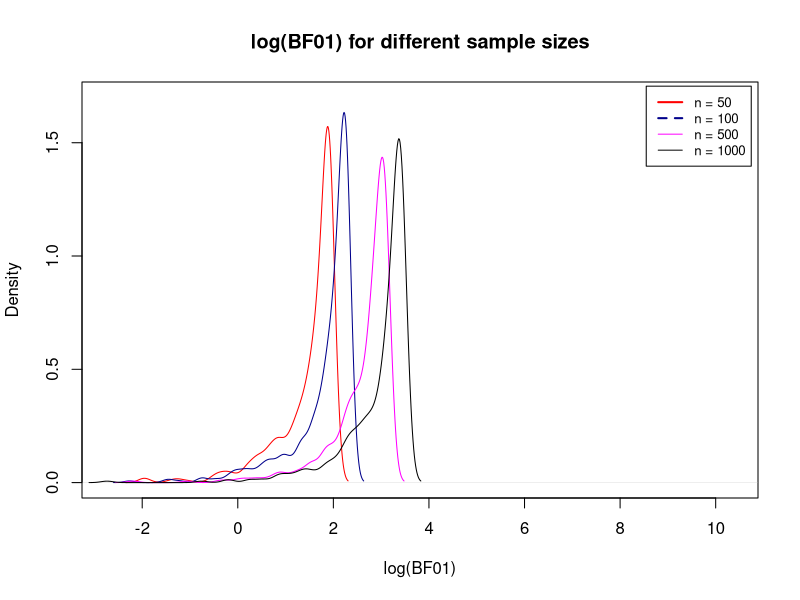
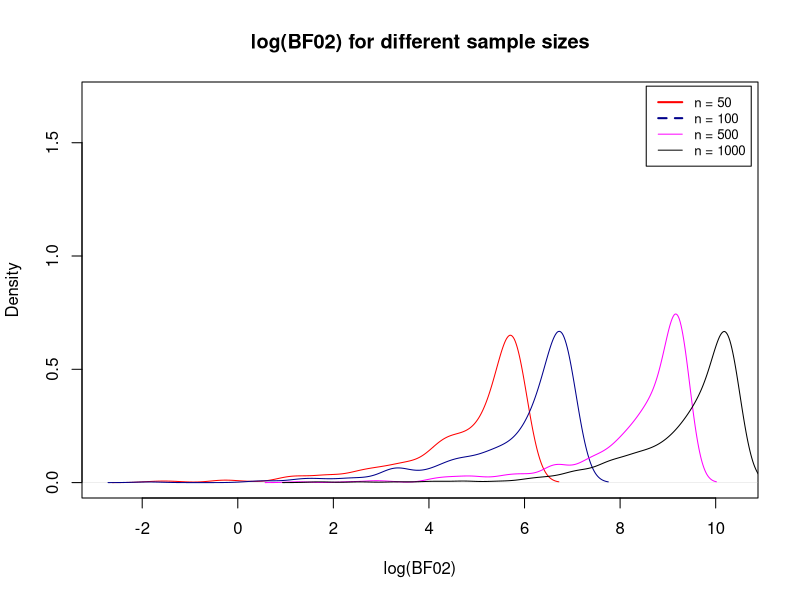

Write the R code that produced these figures, in order. (Note: a time limit stopped this script after it produced the figures.)
#### Title: Bayesian Variable Selection for linear and Nonlinear Model
#### Author: Afra Kilic
#### Created: August, 2023

#########################################################################################
######                 BAYES FACTOR CONSISTENCY SIMULATION                          #####
#########################################################################################


#libraries 
library(mgcv)

##########################################################################################
                              #NULL MODEL TEST
##########################################################################################


null_model_test <- function(n = 100, sigma2 = 0.1){ #default n=100 and sigma2=0.1
  
  output_mat_null <- matrix(NA, nrow = 500, ncol = 2)
  colnames(output_mat_null) <- c("B01", "BF02")
  
  for (j in 1:500){ #for 500 different datasets 
    data <- as.data.frame(cbind("y" = rnorm(n, 1, sigma2),#data generation 
                                "x1" = rnorm(n, 0, 0.5)))
    
    #model fit
    null_model <- lm(y ~ 1, data = data)
    linear_model <- lm(y ~  1 + .,data = data)
    non_linear_model <- gam(y~ 1 + s(x1, k=4), data = data)
    
    #BIC calculation 
    bic_null <- (-2) * head(logLik(null_model)) +  attr(logLik(null_model), "df")* log(n) #H0 
    bic_lin <- (-2) * head(logLik(linear_model)) +  attr(logLik(linear_model), "df")* log(n) #H1
    bic_nonl <- (-2) * head(logLik(non_linear_model)) +  (attr(logLik(linear_model), "df") + 2) * log(n) #H2
    
    
    B01 <- log(exp((bic_lin - bic_null) /2)) #null against the linear
    BF02 <- log(exp((bic_nonl - bic_null) /2)) #null against the nonlinear model 
    
    output_mat_null[j, 1] <- B01
    output_mat_null[j, 2] <- BF02
  }
  
  return(output_mat_null)
}  


##########################################################################################

#Sample Sizes

n_sizes <- c(50, 100, 500, 1000) #sample sizes 
null_samp <- matrix(NA, nrow = 500, ncol = 8)  #matrix for the results 
colnames(null_samp) <- c("B01_50","BF02_50", "B01_100", "BF02_100", 
                         "B01_500", "BF02_500", "B01_1000", "BF02_1000")
for (i in 1:4){
  null_samp[,c((i + i-1), (2*i))] <- null_model_test(n=n_sizes[i])
}


#PLots 
plot(density(null_samp[,1]), 
     xlim = c(min(null_samp), max(null_samp)), ylim=c(0, 1.7),
     main = "log(BF01) for different sample sizes", col = "red",
     xlab = "log(BF01)")
lines(density(null_samp[,3]), col = "darkblue")
lines(density(null_samp[,5]), col = "magenta")
lines(density(null_samp[,7]))
legend("topright", col = c("red", "darkblue", "magenta", "black"), cex=.80,
       lty=c(1,2,1,1),lwd=c(2,2,1,1), inset=.01,
       legend = c("n = 50", "n = 100", "n = 500", "n = 1000"))


plot(density(null_samp[,2]),
     xlim = c(min(null_samp), max(null_samp)), ylim=c(0, 1.7),
     main = "log(BF02) for different sample sizes", col = "red",
     xlab = "log(BF02)")
lines(density(null_samp[,4]), col = "darkblue")
lines(density(null_samp[,6]), col = "magenta")
lines(density(null_samp[,8]))
legend("topright", col = c("red", "darkblue", "magenta", "black"), cex=.80,
       lty=c(1,2,1,1),lwd=c(2,2,1,1), inset=.01,
       legend = c("n = 50", "n = 100", "n = 500", "n = 1000"))



##########################################################################################

#Sigma 

sigma2 <- c(seq(from = 0.01,  to = 1, length.out = 10)) #sigma2 sequence

null_sigma <- matrix(NA, nrow = 500, ncol = 20) #matrix for the results 
colnames(null_sigma) <- c("B01, s2=0.01", "BF02, s2=0.01",
                          "B01, s2=0.12", "BF02, s2=0.12",
                          "B01, s2=0.23", "BF02, s2=0.23",
                          "B01, s2=0.34", "BF02, s2=0.34",
                          "B01, s2=0.45", "BF02, s2=0.45",
                          "B01, s2=0.56", "BF02, s2=0.56",
                          "B01, s2=0.67", "BF02, s2=0.67",
                          "B01, s2=0.78", "BF02, s2=0.78",
                          "B01, s2=0.89", "BF02, s2=0.89",
                          "B01, s2=1.00", "BF02, s2=1.00")
for (i in 1:10){
  null_sigma[, c((i + i-1), (2*i))] <- null_model_test(sigma2 = sigma2[i])
}

plot(x = sigma2, y=colMeans(null_sigma[,c(1, 3, 5, 7, 9, 11, 13, 15, 17, 19)]),
     type = "l", col="red", xlab = "sigma2", ylab = "log(B01)",  
     main = "log(BF01) for different sigma2")

plot(x = sigma2, y=colMeans(null_sigma[,c(2, 4, 6, 8, 10, 12, 14, 16, 18, 20)]),
     type = "l", col="blue", xlab = "sigma2", ylab = "log(BF02)",
     main = "log(BF02) for different sigma2")

##########################################################################################
                                  #LINEAR MODEL TEST
##########################################################################################

linear_model_test <- function(beta = 1.5, n = 100, sigma2 = 0.1){
  BF01s <- c(rep(NA, 500))
  for (j in 1:500){
    error <- rnorm(n,sd=sqrt(sigma2))
    x1 = rnorm(n, 0, 0.5)
    y <- beta*x1 + error
    data <- as.data.frame(cbind(y, x1))
    
    #model fit
    linear_model <- lm(y ~ 1 + x1, data = data) #H0 
    non_linear_model <- gam(y~ 1 + s(x1, k=4), data = data) #H1
    
    #BIC calculation 
    bic_lin <- (-2) * head(logLik(linear_model)) + 3* log(n) #H0
    bic_nonl <- (-2) * head(logLik(non_linear_model)) +  5 * log(n) #H1
    
    logLik(linear_model);logLik(non_linear_model)
    
    BF01 <- log(exp((bic_nonl - bic_lin) /2)) #BF_{linear against nonlinear} higher values indicates more evidence for the linear model
    BF01s[j] <- BF01}
  
  return(BF01s)
}

##########################################################################################

#Sample Size
linear_samp <- matrix(NA, nrow = 500, ncol = 4) #matrix for the results  
colnames(linear_samp) <- c("BF01_50","BF01_100", "BF01_500", "BF01_1000")

for (i in 1:4){
  linear_samp[,i] <- linear_model_test(n = n_sizes[i])
}

##########################################################################################

#Effect Size (beta)
betas <- seq(-3, 3, length.out = 10) #beta sequence

linear_beta <- matrix(NA, nrow=500, ncol=10) #matrix for the results 
for (i in 1:10){
  linear_beta[,i] <- linear_model_test(beta = betas[i])
}

plot(y=colMeans(linear_beta), x=betas, type="l", ylab="log(BF01)", xlab="beta", main="log(BF01) across Beta values")


##########################################################################################

#Error Rate (sigma)
sigma2 <- c(seq(from = 0.01,  to = 1, length.out = 10)) #sigma2

linear_sigma <- matrix(NA, nrow=500, ncol=10)
colnames(linear_sigma) <- as.character(sigma2)
for (i in 1:10){
  linear_sigma[,i] <- linear_model_test(sigma2 = sigma2[i])
}

plot(y=colMeans(linear_sigma), x=sigma2, type = "l", xlab="sigma2", ylab="log(BF01)", main="log(BF01) across sigma2 values")


##########################################################################################
                                  #NONLINEAR MODEL TEST
##########################################################################################
non_linear_test <- function(beta = 1.5, sigma2 = 0.1, n= 100){
  #default beta= 1, n=100 and sigma2=0.5
  output_mat_nonl <- matrix(NA, nrow = 500, ncol = 6)
  colnames(output_mat_nonl) <- c("BF01_lin", "BF01_log", "BF01_exp", "BF01_quad", "BF01_sine", "BF01_norm")
  for (j in 1:500){
    
    x1 = rnorm(n, 0, 0.5)
    error <- rnorm(n,sd=sqrt(sigma2)) #error terms
    y_lin <- beta*x1 + error  #linear 
    y_log <- beta*log(x1) + error #logarithmic
    y_exp <- beta*exp(x1) + error #exponential
    y_quad <- beta*x1^4 + error #quadratic
    y_sine <- beta*sin(x1/3) + error #sine
    y_norm <- beta*dnorm(x1)*x1 + error #a nonlinear model
    data <- as.data.frame(cbind(y_lin, y_log, y_exp, y_quad, y_sine, y_norm, x1))
    
    #################################################################################
    
    #Model fits
    
    #linear
    linear_model_lin <- lm(y_lin ~ 1 + x1, data=data)
    non_linear_model_lin <- gam(y_lin ~ 1 + s(x1, k= 4), data=data)
    non_linear_model_lin$edf
    #logarithmic
    linear_model_log <- lm(y_log ~ 1 + x1, data = data)
    non_linear_model_log <- gam(y_log ~ 1 + s(x1, k=4), data=data)
    
    #exponential
    linear_model_exp <- lm(y_exp ~ 1 + x1, data = data)
    non_linear_model_exp <- gam(y_exp ~ 1 + s(x1, k=4), data=data)
    
    #quadratic
    linear_model_quad <- lm(y_quad ~ 1 + x1, data = data)
    non_linear_model_quad <- gam(y_quad ~ 1 +  s(x1, k=4), data=data)
    
    #sine
    linear_model_sine <- lm(y_log ~ 1 + x1, data = data)
    non_linear_model_sine <- gam(y_log~ 1 + s(x1, k=4), data=data)
    
    #a-nonlinear
    linear_model_norm <- lm(y_log ~ 1 + x1, data = data)
    non_linear_model_norm <- gam(y_log~ 1 + s(x1, k=4), data=data)
    
    #################################################################################
    
    #BIC calculations
    
    #linear
    bic_lin <- (-2) * head(logLik(linear_model_lin)) + 3*log(n) #H0
    bic_nonl <- (-2) * head(logLik(non_linear_model_lin)) + 5*log(n) #H1
    BF01_lin <- log(exp((bic_nonl - bic_lin) /2))
    output_mat_nonl[j,1] <- BF01_lin
    
    #logarithmic
    bic_lin_log <- (-2) * head(logLik(linear_model_log)) +  3*log(n) #H0
    bic_nonl_log <- (-2) * head(logLik(non_linear_model_log)) + 5*log(n) #H1
    BF01_log <- log(exp((bic_nonl_log - bic_lin_log) /2))
    output_mat_nonl[j,2] <- BF01_log
    
    #exponential 
    bic_lin_exp <- (-2) * head(logLik(linear_model_exp)) +  3*log(n) #H0
    bic_nonl_exp <- (-2) * head(logLik(non_linear_model_exp)) +  5*log(n) #H1
    BF01_exp <- log(exp((bic_nonl_exp - bic_lin_exp) /2))
    output_mat_nonl[j,3] <- BF01_exp
    
    #quadratic
    bic_lin_quad <- (-2) * head(logLik(linear_model_quad)) +  3*log(n) #H0
    bic_nonl_quad <- (-2) * head(logLik(non_linear_model_quad)) + 5*log(n) #H1
    BF01_quad <- log(exp((bic_nonl_quad - bic_lin_quad) /2))
    output_mat_nonl[j,4] <- BF01_quad
    
    #sine
    bic_lin_sine <- (-2) * head(logLik(linear_model_sine)) + 3*log(n) #H0
    bic_nonl_sine <- (-2) * head(logLik(non_linear_model_sine)) + 5*log(n) #H1
    BF01_sine <- log(exp((bic_nonl_sine - bic_lin_sine) /2))
    output_mat_nonl[j,5] <- BF01_sine
    
    #a-nonlinear
    bic_lin_norm <- (-2) * head(logLik(linear_model_norm)) +3*log(n) #H0
    bic_nonl_norm <- (-2) * head(logLik(non_linear_model_norm)) + 5*log(n) #H1
    BF01_norm <- log(exp((bic_nonl_norm - bic_lin_norm) /2))
    output_mat_nonl[j,6] <- BF01_sine
    
  }
  return(output_mat_nonl)
}

##########################################################################################

#Sample Sizes 

B0_samp <- c() #vector for the results 
for (i in 1: 4){
  samp <- non_linear_test(n = n_sizes[i])
  B0_samp <- cbind(B0_samp, samp)
}

n_means<- colMeans(B0_samp)
plot(c(seq(from =50, to = 1000, length = 4)), n_means[c(1, 7, 13, 19)], ylim = c(min(n_means),max(n_means)),
     type = "l", col = "red", main = "log(BF01) for different sample sizes", 
     ylab = "log(BF01)", xlab = "Sample Size (n)") #linear
lines(c(seq(from =50, to = 1000, length = 4)), n_means[c(2, 8, 14, 20)], col = "darkblue") #logarithmic
lines(seq(from =50, to = 1000, length = 4), n_means[c(3, 9, 15, 21)], col = "magenta") #exponential
lines(seq(from =50, to = 1000, length = 4), n_means[c(4, 10, 16, 22)], col= "orange") #quadratic
lines(seq(from =50, to = 1000, length = 4), n_means[c(5, 11, 17, 23)], col = "pink") #sine
lines(seq(from =50, to = 1000, length = 4), n_means[c(6, 12, 18, 24)]) #a-nonlinear 
lines(seq(from =50, to = 1000, length = 4), y = c(rep(2.3, 4)),  col = "green", lwd = 2, lty = 2) #BF01 threshold fixed at 2.3.
legend(100, -200, legend=c("linear", "logarithmic", "exponential", "quadratic", "sine", "a-nonlinear", "BF01threshold=2.3"), 
       col = c("red", "darkblue", "magenta", "orange", "pink", "black", "green"), lty=1:2, cex=0.7)

##########################################################################################

#Effect Sizes (beta)

betas <- seq(-3, 3, length.out = 10) #beta sequence
nonlinear_beta <-c() #vector for the results
for (i in 1:10){
  nonlinear_beta <- cbind(nonlinear_beta, non_linear_test(beta = betas[i]))
}

beta_means <- colMeans(nonlinear_beta)
plot(seq(from =-3, to = 3, length = 10), beta_means[c(1, 7, 13, 19, 25, 31, 37, 43, 49, 55)], ylim = c(min(beta_means),max(beta_means)),
     type = "l", col = "red", main = "log(BF01) for different Beta values", 
     ylab = "log(BF01)", xlab = "Beta") #linear
lines(seq(from =-3, to = 3, length = 10), 
      beta_means[c(2, 8, 14, 20, 26, 32, 38, 44, 50, 56)], col = "darkblue") #logarithmic
lines(seq(from =-3, to = 3, length = 10), 
      beta_means[c(3, 9, 15, 21, 27, 33, 39, 45, 51, 57)], col = "magenta") #exponential
lines(seq(from =-3, to = 3, length = 10), 
      beta_means[c(4, 10, 16, 22, 28, 34, 40, 46, 52, 58)], col= "orange") #quadratic
lines(seq(from =-3, to = 3, length = 10), 
      beta_means[c(5, 11, 17, 23, 29, 35, 41, 47, 53, 59)], col = "pink") #sine
lines(seq(from =-3, to = 3, length = 10), 
      beta_means[c(6, 12, 18, 24, 30, 36, 42, 48, 54, 60)]) #a-nonlinear 
lines(seq(from =-3, to = 3, length = 10), y = c(rep(2.3, 10)),  col = "green", lwd = 2, lty = 2) #BF01 threshold fixed at 2.3.
legend(-0.75, -30, legend=c("linear", "logarithmic", "exponential", "quadratic", "sine", "a-nonlinear", "BF01threshold=2.3"), 
       col = c("red", "darkblue", "magenta", "orange", "pink", "black", "green"), lty=1:2, cex=0.7)



##########################################################################################

#Error Rate (sigma2)
sigma2 <- c(seq(from = 0.01,  to = 1, length.out = 10)) #sigma2
B0_sigma <- c() #vector for the results
for(i in 1: 10){
  sigmax <- non_linear_test(sigma2 = sigma2[i])
  B0_sigma <- cbind(B0_sigma, sigmax)
}

sigma2_means <- colMeans(B0_sigma)
plot(sigma2, y=sigma2_means[c(1, 7, 13, 19, 25, 31, 37, 43, 49, 55)], ylim = c(min(sigma2_means), max(sigma2_means)), 
     type = "l", col = "red",main ="log(BF01) for different sigma values", 
     ylab = "log(BF01)", xlab = "sigma2") #linear
lines(sigma2, y = sigma2_means[c(2, 8, 14, 20, 26, 32, 38, 44, 50, 56)], col = "darkblue") #logarithmic
lines(sigma2, y = sigma2_means[c(3, 9, 15, 21, 27, 33, 39, 45, 51, 57)], col = "magenta") #exponential
lines(sigma2, y = sigma2_means[c(4, 10, 16, 22, 28, 34, 40, 46, 52, 58)], col = "orange") #quadratic 
lines(sigma2, y= sigma2_means[c(5, 11, 17, 23, 29, 35, 41, 47, 53, 59)], col = "pink") #sine 
lines(sigma2, y = sigma2_means[c(6, 12, 18, 24, 30, 36, 42, 48, 54, 60)]) #a-nonlinear
lines(sigma2, y = c(rep(2.3, 10)), col = "green", lwd = 2, lty = 2) #BF01 threshold fixed at 2.3. 
legend(0.5, -40,
       legend=c("linear", "logarithmic", "exponential", "quadratic", "sine", "a-nonlinear", "BF01threshold=2.3"), 
       col = c("red", "darkblue", "magenta", "orange", "pink", "black", "green"), lty=1:2, cex=0.7)

##########################################################################################


##########################################################################################
                                    #COMPLEX MODEL TEST
##########################################################################################


#Matrix for average Bayes Factors for each model against all other models 
mean_BFs <- matrix(NA, nrow = 500, ncol = 27)
colnames(mean_BFs) <- c("M1", "M2", "M3", "M4", "M5", "M6", "M7", "M8", "M9", 
                        "M10","M11", "M12", "M13","M14", "M15", "M16", "M17", "M18",
                        "M19", "M20", "M21", "M22", "M23", "M24", "M25", "M26", "M27")
complex_test <- function(n = 100, sigma2 = 0.1, k=4, b=2){#default n=100 and sigma2=0.1
  for (j in 1:500){
    
    features <- cbind("x1" = rnorm(n, 0, .5), "x2" = rnorm(n, 0, .5), "x3" = rnorm(n, 0, .5))
    beta <- c(b, b, 0) #discuss how to adjust beta values 
    error <- rnorm(n,sd=sqrt(sigma2))
    y <- beta[1]*exp(features[,1]) + beta[2]*features[,2] + beta[3]*features[,3] + error
    data <- as.data.frame(cbind(y, features))
    
    #model fits & BIC calculations
    bics <- c(rep(NA, 27)) #vector for bic scores of the models fitted below
    
    M1 <- gam(y ~ 1,data=data); bics[1]=(-2)*head(logLik(M1))+2*log(n)
    
    M2 <- gam(y ~ 1 + x1, data=data); bics[2]=(-2)*head(logLik(M2))+3*log(n)
    M3 <- gam(y ~ 1 + x2, data=data); bics[3]=(-2)*head(logLik(M3))+3*log(n)
    M4 <- gam(y ~ 1 + x3, data=data); bics[4]=(-2)*head(logLik(M4))+3*log(n)
    
    M5 <- gam(y ~ 1 + s(x1, k=k), data=data);bics[5]=(-2)*head(logLik(M5))+5*log(n)
    M6 <- gam(y ~ 1 + s(x2, k=k), data=data);bics[6]=(-2)*head(logLik(M6))+5*log(n) 
    M7 <- gam(y ~ 1 + s(x3, k=k), data=data);bics[7]=(-2)*head(logLik(M7))+5*log(n)
    
    M8 <- gam(y ~ 1 + x1 + x2, data=data); bics[8]=(-2)*head(logLik(M8))+4*log(n)
    M9 <- gam (y ~ 1 + x1 + x3, data=data); bics[9]=(-2)*head(logLik(M9))+4*log(n)
    M10 <- gam(y ~ 1 + x2 + x3, data=data); bics[10]=(-2)*head(logLik(M10))+4*log(n)
    
    M11 <- gam(y ~ 1 + s(x1, k=k) + x2, data=data); bics[11]=(-2)*head(logLik(M11))+6*log(n) #true
    M12 <- gam(y ~ 1 + s(x1, k=k) + x3, data=data); bics[12]=(-2)*head(logLik(M12))+6*log(n)
    
    M13 <- gam(y ~ 1 + x1 + s(x2, k=k), data=data); bics[13]=(-2)*head(logLik(M13))+6*log(n)
    M14 <- gam(y ~ 1 + x1 + s(x3, k=k), data=data); bics[14]=(-2)*head(logLik(M14))+6*log(n)
    
    M15 <- gam(y ~ 1 + s(x2, k=k) + x3, data=data); bics[15]=(-2)*head(logLik(M15))+6*log(n)
    M16 <- gam(y ~ 1 + x2 + s(x3, k=k), data=data); bics[16]=(-2)*head(logLik(M16))+6*log(n)
    
    M17 <- gam(y ~ 1 + s(x1, k=k) + s(x2, k=k), data=data); bics[17]=(-2)*head(logLik(M17))+8*log(n)
    M18 <- gam(y ~ 1 + s(x1, k=k) + s(x3, k=k), data=data); bics[18]=(-2)*head(logLik(M18))+8*log(n)
    M19 <- gam(y ~ 1 + s(x2, k=k) + s(x3, k=k), data=data); bics[19]=(-2)*head(logLik(M19))+8*log(n)
    
    M20 <- gam(y ~ 1 + x1 + x2 + x3, data = data); bics[20]=(-2)*head(logLik(M20))+5*log(n)
    
    M21 <- gam(y ~ 1 + s(x1, k=k) + x2 + x3, data=data); bics[21]=(-2)*head(logLik(M21))+7*log(n)
    M22 <- gam(y ~ 1 + x1 + s(x2, k=k) + x3, data=data); bics[22]=(-2)*head(logLik(M22))+7*log(n)
    M23 <- gam(y ~ 1 + x1 + x2 + s(x3, k=k), data=data); bics[23]=(-2)*head(logLik(M23))+7*log(n)
    
    M24 <- gam(y ~ 1 + s(x1, k=k) + s(x2, k=k) + x3, data=data); bics[24]=(-2)*head(logLik(M24))+9*log(n)
    M25 <- gam(y ~ 1 + s(x1, k=k) + x2 + s(x3, k=k), data=data); bics[25]=(-2)*head(logLik(M25))+9*log(n)
    M26 <- gam(y ~ 1 + x1 + s(x2, k=k) + s(x3, k=k), data=data); bics[26]=(-2)*head(logLik(M26))+9*log(n)
    
    M27 <- gam(y ~ 1 + s(x1, k=k) + s(x2, k=k) + s(x3, k=k), data=data); bics[27]=(-2)*head(logLik(M27))+11*log(n)
    
    #matrix for Bayes Factors 
    BFs <- matrix(NA, nrow = 27, ncol = 27)
    colnames(BFs) <- c("M1", "M2", "M3", "M4", "M5", "M6", "M7", "M8", 
                       "M9", "M10","M11", "M12", "M13", "M14", "M15", "M16", "M17", "M18",
                       "M19", "M20", "M21", "M22", "M23", "M24", "M25", "M26", "M27")
    rownames(BFs) <- c("M1", "M2", "M3", "M4", "M5", "M6", "M7", "M8", 
                       "M9", "M10","M11", "M12", "M13", "M14", "M15", "M16", "M17", "M18",
                       "M19", "M20", "M21", "M22", "M23", "M24", "M25", "M26", "M27")
    
    
    for (k in 1:27) {
      bf_vec<-c()
      for (x in 1:26) {
        bf <- log(exp((bics[-k][x] - bics[k]) /2)) 
        bf_vec <- c(bf_vec, bf)
      }
      bf_vec <- R.utils::insert(bf_vec, ats=k, values=0) #inserting 0 to the diagonals
      BFs[, k] <- round(bf_vec, digits=3)
    }
    
    BFs[BFs == "-Inf"]  <- -1e5; BFs[BFs == "Inf"]  <- 1e5 #to deal with infinite values
    mean_BFs[j,] <- colMeans(BFs)
    
    result <- list("the best model chosen" = sort(colMeans(mean_BFs))[27],
                   "Mean Bayes factors for the models (unsorted" = colMeans(mean_BFs),
                   "Mean Bayes factors for the models (sorted)" = sort(colMeans(mean_BFs)),
                   "Bayes Factors for each trial" = mean_BFs)
  }
  return(result)
}

##########################################################################################

#Sample Sizes (n)

n_vec_BF <- c(rep(NA, 4)) #for the BF value of the best model chosen
n_vec_name <- c(rep(NA, 4)) #exact name of the best model chosen
n_sizes <- c(100, 250, 500, 1000)
for (i in 1:4){
  x <- complex_test(n = n_sizes[i])
  n_vec_BF[i] <- x[[1]] 
  n_vec_name[i] <- names(x[[1]])
}
names(n_vec_BF) <- n_vec_name

##########################################################################################

#Effect Sizes (beta)
betas <- seq(-3, 3, length.out = 10) #beta sequence
beta_vec_BF <- c(rep(NA, 10)) #for the BF value of the best model chosen
beta_vec_name <- c(rep(NA, 10)) #exact name of the best model chosen

for (i in 1:10){
  x<-complex_test(b = betas[i])
  beta_vec_BF[i] <- x[[1]]
  beta_vec_name[i] <- names(x[[1]])
}

names(beta_vec_BF) <- beta_vec_name

##########################################################################################
##########################################################################################
##########################################################################################
